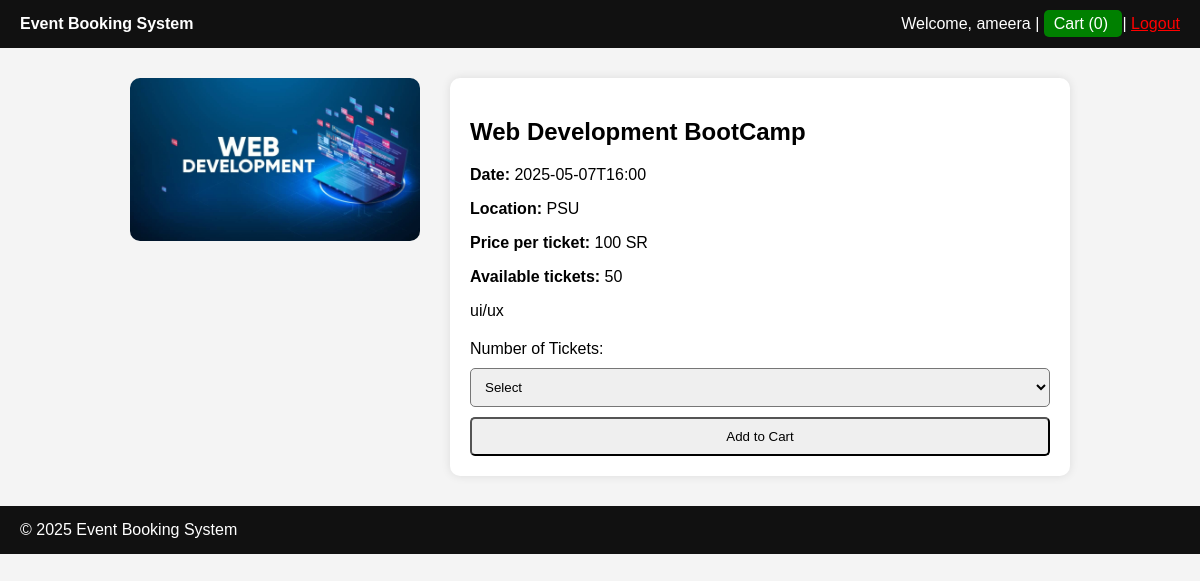
Page /Customer/event.php?id=4 (signed in) on the committed database.
### tables this page shows
CREATE TABLE events (
    id INTEGER PRIMARY KEY AUTOINCREMENT,
    name TEXT NOT NULL,
    date TEXT NOT NULL,
    location TEXT NOT NULL,
    price REAL NOT NULL,
    image TEXT,
    max_tickets INTEGER NOT NULL
, description TEXT);

### Customer/event.php (the view, shortened to what this page needs)
<?php
require_once '../includes/config.php';
$name = $_SESSION['name'];
$event_id = $_GET['id'] ?? null;
$stmt = $conn->prepare("SELECT * FROM events WHERE id = ?");
$stmt->execute([$event_id]);
$event = $stmt->fetch(PDO::FETCH_ASSOC);
?>
<!DOCTYPE html>
<html lang="en">
<head>
</head>
<body>
<header>
    <a href="home.php" style="color:white; text-decoration:none; font-weight:bold;">
        Event Booking System
    </a>
    <div class="header-right">
        Welcome, <?= htmlspecialchars($name) ?> |
        <a href="cart.php"
   style="background:green;
          padding:5px 10px;
          color:white;
          border-radius:5px;
          text-decoration:none;">
    Cart (<?= array_sum($_SESSION['cart'] ?? []) ?>)
</a>
        |
        <a href="logout.php" style="color:red;">Logout</a>
    </div>
</header>
<div class="container">
    <div class="event-img">
        <img src="images/<?= $event['image'] ?>" alt="<?= $event['name'] ?>">
    </div>
    <div class="event-details">
        <h2><?= htmlspecialchars($event['name']) ?></h2>
        <p><strong>Date:</strong> <?= $event['date'] ?></p>
        <p><strong>Location:</strong> <?= $event['location'] ?></p>
        <p><strong>Price per ticket:</strong> <?= $event['price'] ?> SR</p>
        <p><strong>Available tickets:</strong> <?= $event['max_tickets'] ?></p>
        <p><?= $event['description'] ?? 'Join us for an unforgettable experience.' ?></p>
        <form method="POST">
            <label>Number of Tickets:</label>
            <select name="quantity" required>
                <option value="">Select</option>
            </select>
            <button type="submit">Add to Cart</button>
        </form>
    </div>
</div>
<footer>
    &copy; <?= date("Y") ?> Event Booking System
</footer>
</body>
</html>

### Customer/event.php (style rules this page uses)
* { box-sizing: border-box; }
body { font-family: Arial; margin: 0; background: #f4f4f4; }
header, footer { background: #111; color: white; padding: 15px 20px; }
.header-right { float: right; }
.container { padding: 30px; max-width: 1000px; margin: auto; display: flex; gap: 30px; }
.event-img { flex: 1; }
.event-img img { width: 100%; border-radius: 10px; }
.event-details { flex: 2; background: white; padding: 20px; border-radius: 10px; box-shadow: 0 0 10px rgba(0,0,0,0.1); }
form { margin-top: 20px; }
select, button { padding: 10px; width: 100%; margin-top: 10px; border-radius: 5px; }

### rows in the picture
events: image (picture), name "Web Development BootCamp", date "2025-05-07T16:00", location "PSU", price "100", max_tickets "50", description "ui/ux"

### other values in the picture
$name "ameera"
array_sum($_SESSION['cart'] ?? []) "0"
